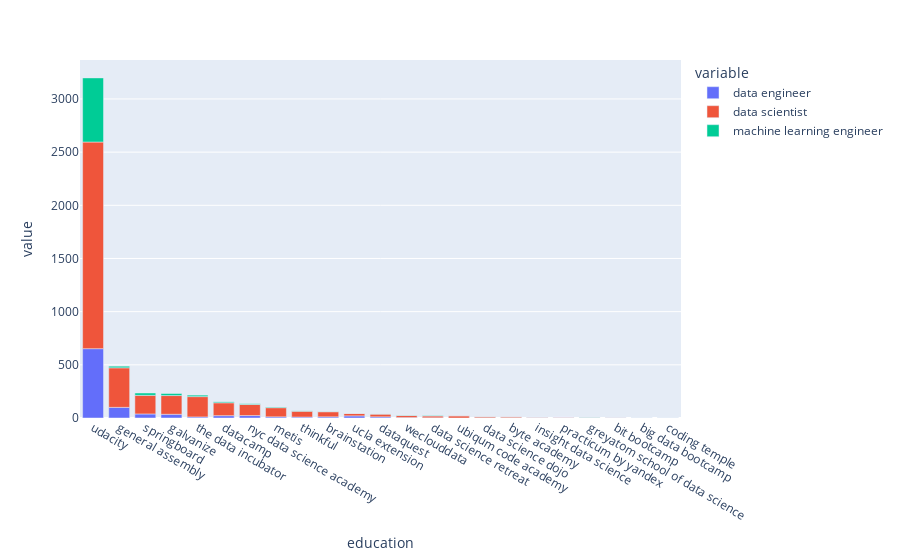

Notebook source saved alongside this figure:
### Code cell
px.bar(pivot.reset_index(), x='education', y=list(names_map.values())).update_xaxes(
    categoryorder='total descending')

### Figure 1 — Plotly figure (JSON) as saved in the notebook; plotly's stock layout.template omitted (floating-point values rounded to 4 significant figures)
{"data": [{"alignmentgroup": "True", "hovertemplate": "variable=data engineer<br>education=%{x}<br>value=%{y}<extra></extra>", "legendgroup": "data engineer", "marker": {"color": "#636efa", "pattern": {"shape": ""}}, "name": "data engineer", "offsetgroup": "data engineer", "orientation": "v", "showlegend": true, "textposition": "auto", "type": "bar", "x": ["big data bootcamp", "bit bootcamp", "brainstation", "byte academy", "coding temple", "data science dojo", "data science retreat", "datacamp", "dataquest", "galvanize", "general assembly", "greyatom school of data science", "insight data science", "metis", "nyc data science academy", "practicum by yandex", "springboard", "the data incubator", "thinkful", "ubiqum code academy", "ucla extension", "udacity", "weclouddata"], "xaxis": "x", "y": [1, 0, 11, 1, 1, 2, 2, 22, 11, 35, 100, 0, 3, 11, 23, 0, 38, 10, 9, 0, 20, 652, 4], "yaxis": "y"}, {"alignmentgroup": "True", "hovertemplate": "variable=data scientist<br>education=%{x}<br>value=%{y}<extra></extra>", "legendgroup": "data scientist", "marker": {"color": "#EF553B", "pattern": {"shape": ""}}, "name": "data scientist", "offsetgroup": "data scientist", "orientation": "v", "showlegend": true, "textposition": "auto", "type": "bar", "x": ["big data bootcamp", "bit bootcamp", "brainstation", "byte academy", "coding temple", "data science dojo", "data science retreat", "datacamp", "dataquest", "galvanize", "general assembly", "greyatom school of data science", "insight data science", "metis", "nyc data science academy", "practicum by yandex", "springboard", "the data incubator", "thinkful", "ubiqum code academy", "ucla extension", "udacity", "weclouddata"], "xaxis": "x", "y": [0, 2, 48, 10, 0, 11, 17, 121, 26, 176, 372, 3, 5, 86, 104, 6, 175, 191, 55, 21, 23, 1943, 19], "yaxis": "y"}, {"alignmentgroup": "True", "hovertemplate": "variable=machine learning engineer<br>education=%{x}<br>value=%{y}<extra></extra>", "legendgroup": "machine learning engineer", "marker": {"color": "#00cc96", "pattern": {"shape": ""}}, "name": "machine learning engineer", "offsetgroup": "machine learning engineer", "orientation": "v", "showlegend": true, "textposition": "auto", "type": "bar", "x": ["big data bootcamp", "bit bootcamp", "brainstation", "byte academy", "coding temple", "data science dojo", "data science retreat", "datacamp", "dataquest", "galvanize", "general assembly", "greyatom school of data science", "insight data science", "metis", "nyc data science academy", "practicum by yandex", "springboard", "the data incubator", "thinkful", "ubiqum code academy", "ucla extension", "udacity", "weclouddata"], "xaxis": "x", "y": [0, 0, 2, 0, 0, 0, 4, 9, 1, 19, 15, 2, 0, 6, 7, 0, 22, 14, 3, 0, 0, 603, 3], "yaxis": "y"}], "layout": {"barmode": "relative", "legend": {"title": {"text": "variable"}, "tracegroupgap": 0}, "margin": {"t": 60}, "xaxis": {"anchor": "y", "categoryorder": "total descending", "domain": [0, 1], "title": {"text": "education"}}, "yaxis": {"anchor": "x", "domain": [0, 1], "title": {"text": "value"}}}}
